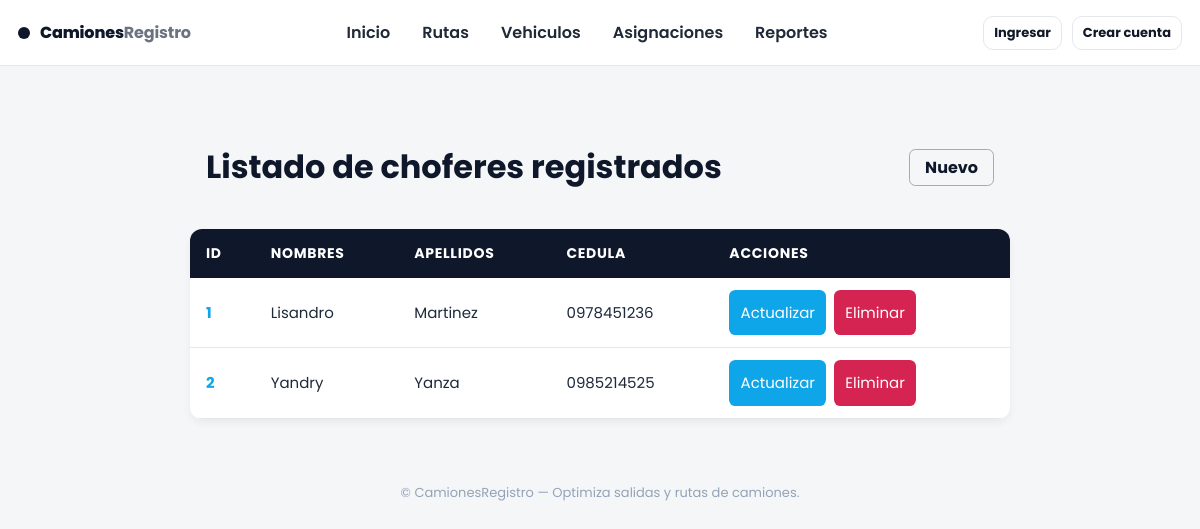
/vehiculos/listar_conductores/, run on the app's committed database.
### vehiculos/models.py (models this page shows, shortened)
class Chofer(models.Model):
    nombres = models.CharField(max_length=100)
    apellidos = models.CharField(max_length=100)
    cedula = models.CharField(max_length=10, unique=True, null=True)
    licencia = models.ForeignKey(Licencia, null=True, on_delete=models.SET_NULL)
    class Meta:
        verbose_name = 'Chofer'
        verbose_name_plural = 'Choferes'
        ordering = ['apellidos']

### vehiculos/views.py (the view)
# urls.py: path('listar_conductores/', ListarConductores, name="listar_conductores"),
def ListarConductores(request):
    choferes = Chofer.objects.all()
    return render(request, 'Chofer/listar.html', {'choferes': choferes})

### vehiculos/templates/Chofer/listar.html (shortened to what this page needs)
{% extends 'layouts/base.html' %}
{% load static %}
{% block extra_css %} <link rel="stylesheet" href="{% static 'css/listar.css' %}"> {% endblock %}
{% block content %}
<div class="container">
    <div class="head">
        <h1>Listado de choferes registrados</h1>
        <a class="nuevo" href="{% url 'vehiculos:registrar_conductor' %}">Nuevo</a>
    </div>
    <table>
        <thead>
            <tr>
                <th>ID</th>
                <th>Nombres</th>
                <th>Apellidos</th>
                <th>Cedula</th>
                <th>acciones</th>
            </tr>
        </thead>
        <tbody>
            {% if choferes %}
                {% for chofer in choferes %}
                <tr>
                    <td>{{chofer.pk}}</td>
                    <td>{{chofer.nombres}}</td>
                    <td>{{chofer.apellidos}}</td>
                    <td>{{chofer.cedula}}</td>
                    <td>
                        <div class="acciones">
                            <a href="{% url 'vehiculos:actualizar_conductor' chofer.pk %}" class="actualizar">Actualizar</a>
                            <a href="{% url 'vehiculos:eliminar_conductor' chofer.pk %}" class="eliminar">Eliminar</a>
                        </div>
                    </td>
                </tr>
                {% endfor %}
            {% else %}
                <tr>
                    No hay registros
                </tr>
            {% endif %}
        </tbody>
    </table>
</div>
{% endblock %}

### static/css/base.css (style rules this page uses)
:root { --bg:#f4f6f8; --card:#ffffff; --text:#0f172a; --muted:#6b7280; --border:#e5e7eb; --primary:#0f172a; --radius:14px; --shadow:0 10px 30px rgba(2,6,23,.06); --accent:#111827; }
* { box-sizing:border-box; font-family: "Poppins", sans-serif; }
html,body { height:100% }
body { margin:0; background:var(--bg); color:var(--text); }
.container { max-width:1200px; margin:22px auto; padding:0 16px }

### vehiculos/static/css/listar.css (style rules this page uses)
.container { max-width: 900px; margin: 0 auto; padding: 20px; }
.head { display: flex; justify-content: space-between; align-items: center; padding: 1rem; }
.nuevo { border: 1px solid #a8aaae; font-weight: bold; padding: 5px 15px; text-decoration: none; color: #0f172a; border-radius: 0.4rem; transition: 0.4s all; }
table { width: 100%; border-collapse: collapse; background: #ffffff; box-shadow: 0 4px 8px rgba(0,0,0,0.05); border-radius: 12px; overflow: hidden; font-family: 'Segoe UI', Tahoma, sans-serif; }
thead { background: #0f172a; color: #ffffff; text-transform: uppercase; letter-spacing: 0.05em; font-size: 14px; }
thead th { padding: 14px 16px; text-align: left; }
tbody tr { border-bottom: 1px solid #e5e7eb; transition: background 0.3s ease; }
tbody td { padding: 12px 16px; font-size: 15px; color: #1e293b; }
tbody td:first-child { font-weight: bold; color: #0ea5e9; }
.acciones { display: flex; align-items: center; }
.acciones a { text-decoration: none; padding: 0.7rem; color: #fff; border-radius: 0.4rem; }
.actualizar { margin-right: 0.5rem; background-color: #0ea5e9; transition: 0.4s background-color; }
.eliminar { background-color: #d52451; transition: 0.4s background-color; }

### data on the page
Chofer: pk "1", nombres "Lisandro", apellidos "Martinez", cedula "0978451236"
Chofer: pk "2", nombres "Yandry", apellidos "Yanza", cedula "0985214525"
